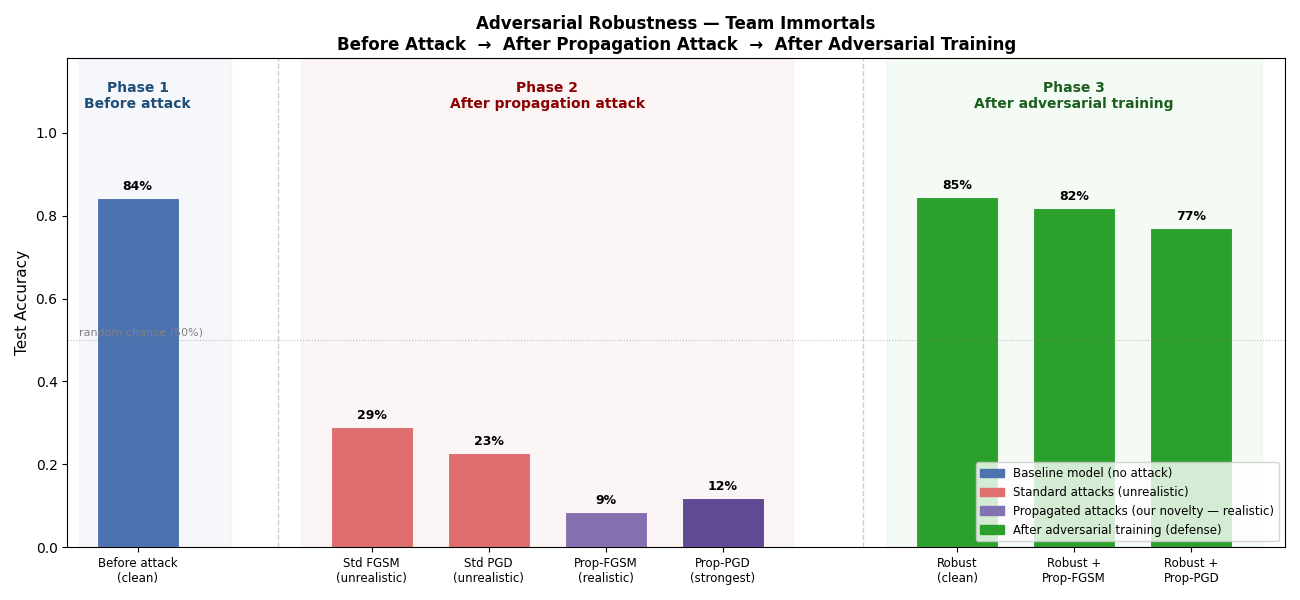

The script that drew this image:
"""
Creates a clean 3-phase story chart:

  Phase 1 — Before Attack        : Baseline clean accuracy
  Phase 2 — After Propagation Attack : Accuracy under our realistic attacks
  Phase 3 — After Adversarial Training : Accuracy after defense

"""

import torch
import matplotlib.pyplot as plt
import matplotlib.patches as mpatches
import numpy as np
from sklearn.metrics import accuracy_score

from preprocessing.preprocessing import load_data
from models.model import MLP
from attacks.propagation import build_dependency_graph, fgsm_propagated, pgd_propagated
from attacks.FGSM import fgsm_attack
from attacks.PGD import pgd_attack


# ── Load data ─────────────────────────────────────────────────────────────────
X_train, X_test, y_train, y_test, feature_names = load_data("data/adult.data")
X_test_t = torch.tensor(X_test, dtype=torch.float32)
y_test_t = torch.tensor(y_test.values, dtype=torch.long)
input_size = X_test_t.shape[1]

# ── Build graph ───────────────────────────────────────────────────────────────
print("[Graph] Building dependency graph...")
adj, abs_corr, mi_matrix = build_dependency_graph(X_train, feature_names, corr_threshold=0.10)

# ── Load models ───────────────────────────────────────────────────────────────
def get_acc(model, X):
    model.eval()
    with torch.no_grad():
        return accuracy_score(y_test_t, model(X).argmax(dim=1))

baseline = MLP(input_size)
baseline.load_state_dict(torch.load("model.pth"))
baseline.eval()

try:
    robust = MLP(input_size)
    robust.load_state_dict(torch.load("model_robust.pth"))
    robust.eval()
    has_robust = True
except FileNotFoundError:
    has_robust = False
    print("[Warning] model_robust.pth not found. Run adversarial_train.py first.")

# ── Compute all accuracies ────────────────────────────────────────────────────
print("[Eval] Computing accuracies...")

# Phase 1 — Before attack
acc_clean = get_acc(baseline, X_test_t)

# Phase 2 — After propagation attacks (on baseline)
X_prop_fgsm = fgsm_propagated(
    baseline, X_test_t.clone(), y_test_t,
    epsilon=0.5, adj=adj, feature_names=feature_names, propagation_strength=0.5
)
acc_prop_fgsm = get_acc(baseline, X_prop_fgsm)

X_prop_pgd = pgd_propagated(
    baseline, X_test_t.clone(), y_test_t,
    epsilon=0.4, alpha=0.04, iters=20,
    adj=adj, feature_names=feature_names, propagation_strength=0.3
)
acc_prop_pgd = get_acc(baseline, X_prop_pgd)

# Also standard attacks for comparison
X_fgsm = fgsm_attack(baseline, X_test_t.clone(), y_test_t, epsilon=0.2)
acc_fgsm = get_acc(baseline, X_fgsm)

X_pgd = pgd_attack(baseline, X_test_t.clone(), y_test_t, epsilon=0.2, alpha=0.02, iters=10)
acc_pgd = get_acc(baseline, X_pgd)

# Phase 3 — After adversarial training (on robust model)
if has_robust:
    acc_robust_clean = get_acc(robust, X_test_t)

    X_prop_fgsm_r = fgsm_propagated(
        robust, X_test_t.clone(), y_test_t,
        epsilon=0.5, adj=adj, feature_names=feature_names, propagation_strength=0.5
    )
    acc_robust_prop_fgsm = get_acc(robust, X_prop_fgsm_r)

    X_prop_pgd_r = pgd_propagated(
        robust, X_test_t.clone(), y_test_t,
        epsilon=0.4, alpha=0.04, iters=20,
        adj=adj, feature_names=feature_names, propagation_strength=0.3
    )
    acc_robust_prop_pgd = get_acc(robust, X_prop_pgd_r)

# ── Print summary ─────────────────────────────────────────────────────────────
print("\n" + "="*55)
print("RESULTS")
print("="*55)
print(f"  Phase 1 — Before attack")
print(f"    Baseline clean               : {acc_clean:.1%}")
print(f"\n  Phase 2 — After propagation attack (undefended)")
print(f"    Standard FGSM                : {acc_fgsm:.1%}")
print(f"    Standard PGD                 : {acc_pgd:.1%}")
print(f"    Propagated FGSM (realistic)  : {acc_prop_fgsm:.1%}")
print(f"    Propagated PGD  (strongest)  : {acc_prop_pgd:.1%}")
if has_robust:
    print(f"\n  Phase 3 — After adversarial training (defended)")
    print(f"    Robust clean                 : {acc_robust_clean:.1%}")
    print(f"    Robust + Prop-FGSM           : {acc_robust_prop_fgsm:.1%}")
    print(f"    Robust + Prop-PGD            : {acc_robust_prop_pgd:.1%}")
print("="*55)

# ── Plot ──────────────────────────────────────────────────────────────────────
fig, ax = plt.subplots(figsize=(13, 6))

# Group positions
x_phase1 = [0]
x_phase2 = [2, 3, 4, 5]
x_phase3 = [7, 8, 9] if has_robust else []

labels_p1 = ["Before attack\n(clean)"]
labels_p2 = ["Std FGSM\n(unrealistic)", "Std PGD\n(unrealistic)",
             "Prop-FGSM\n(realistic)", "Prop-PGD\n(strongest)"]
labels_p3 = ["Robust\n(clean)", "Robust +\nProp-FGSM", "Robust +\nProp-PGD"] if has_robust else []

values_p1 = [acc_clean]
values_p2 = [acc_fgsm, acc_pgd, acc_prop_fgsm, acc_prop_pgd]
values_p3 = [acc_robust_clean, acc_robust_prop_fgsm, acc_robust_prop_pgd] if has_robust else []

# Colors
colors_p1 = ["#4C72B0"]
colors_p2 = ["#E07070", "#E07070", "#8172B3", "#5A4A9A"]
colors_p3 = ["#2CA02C", "#2CA02C", "#2CA02C"] if has_robust else []

all_x      = x_phase1 + x_phase2 + x_phase3
all_labels = labels_p1 + labels_p2 + labels_p3
all_values = values_p1 + values_p2 + values_p3
all_colors = colors_p1 + colors_p2 + colors_p3

bars = ax.bar(all_x, all_values, color=all_colors, width=0.7, edgecolor="white", linewidth=0.8)

# Value labels
for bar in bars:
    h = bar.get_height()
    ax.text(bar.get_x() + bar.get_width()/2, h + 0.012,
            f"{h:.0%}", ha="center", va="bottom", fontsize=9, fontweight="bold")

# Phase background shading
ax.axvspan(-0.5, 0.8,  alpha=0.05, color="#4C72B0", label="_nolegend_")
ax.axvspan(1.4,  5.6,  alpha=0.05, color="#C44E52", label="_nolegend_")
if has_robust:
    ax.axvspan(6.4, 9.6, alpha=0.05, color="#2CA02C", label="_nolegend_")

# Phase labels at top
ax.text(0,    1.06, "Phase 1\nBefore attack", ha="center", fontsize=10,
        fontweight="bold", color="#1F4E79")
ax.text(3.5,  1.06, "Phase 2\nAfter propagation attack", ha="center", fontsize=10,
        fontweight="bold", color="#8B0000")
if has_robust:
    ax.text(8, 1.06, "Phase 3\nAfter adversarial training", ha="center", fontsize=10,
            fontweight="bold", color="#1B5E20")

# Divider lines
ax.axvline(x=1.2,  color="gray", linestyle="--", linewidth=1, alpha=0.4)
if has_robust:
    ax.axvline(x=6.2, color="gray", linestyle="--", linewidth=1, alpha=0.4)

# Random chance line
ax.axhline(y=0.5, color="gray", linestyle=":", linewidth=0.8, alpha=0.5)
ax.text(0.01, 0.51, "random chance (50%)",
        transform=ax.get_yaxis_transform(), color="gray", fontsize=8)

# X axis labels
ax.set_xticks(all_x)
ax.set_xticklabels(all_labels, fontsize=8.5)

# Legend
legend_elements = [
    mpatches.Patch(color="#4C72B0", label="Baseline model (no attack)"),
    mpatches.Patch(color="#E07070", label="Standard attacks (unrealistic)"),
    mpatches.Patch(color="#8172B3", label="Propagated attacks (our novelty — realistic)"),
    mpatches.Patch(color="#2CA02C", label="After adversarial training (defense)"),
]
ax.legend(handles=legend_elements, loc="lower right", fontsize=8.5)

ax.set_ylabel("Test Accuracy", fontsize=11)
ax.set_ylim(0, 1.18)
ax.set_xlim(-0.6, 9.8 if has_robust else 5.8)
ax.set_title(
    "Adversarial Robustness — Team Immortals\n"
    "Before Attack  →  After Propagation Attack  →  After Adversarial Training",
    fontsize=12, fontweight="bold"
)

plt.tight_layout()
plt.savefig("story_chart.png", dpi=150, bbox_inches="tight")
plt.show()
print("\n[Plot] Saved to story_chart.png")
